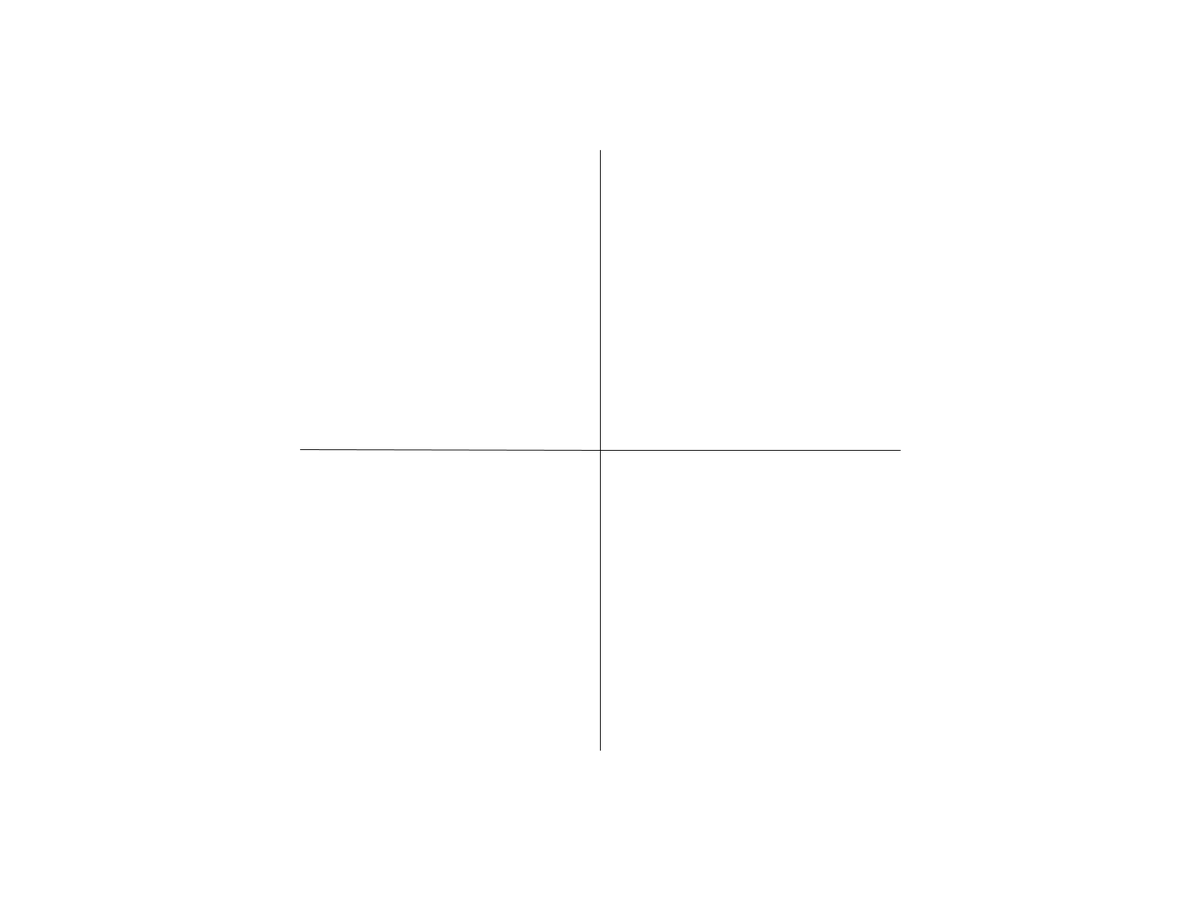
Frame 1 (no input)
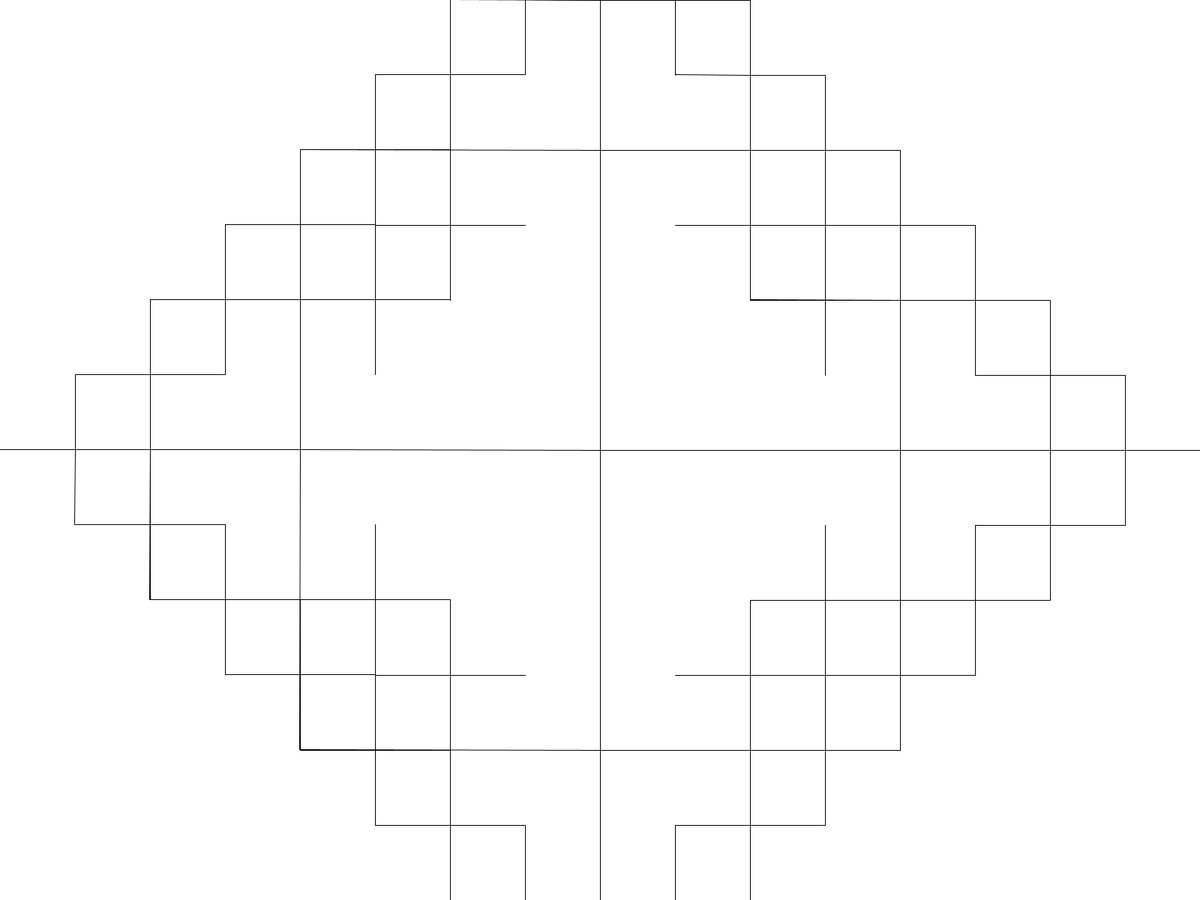
Frame 60 (the mouse pressed at the canvas centre just before this capture)
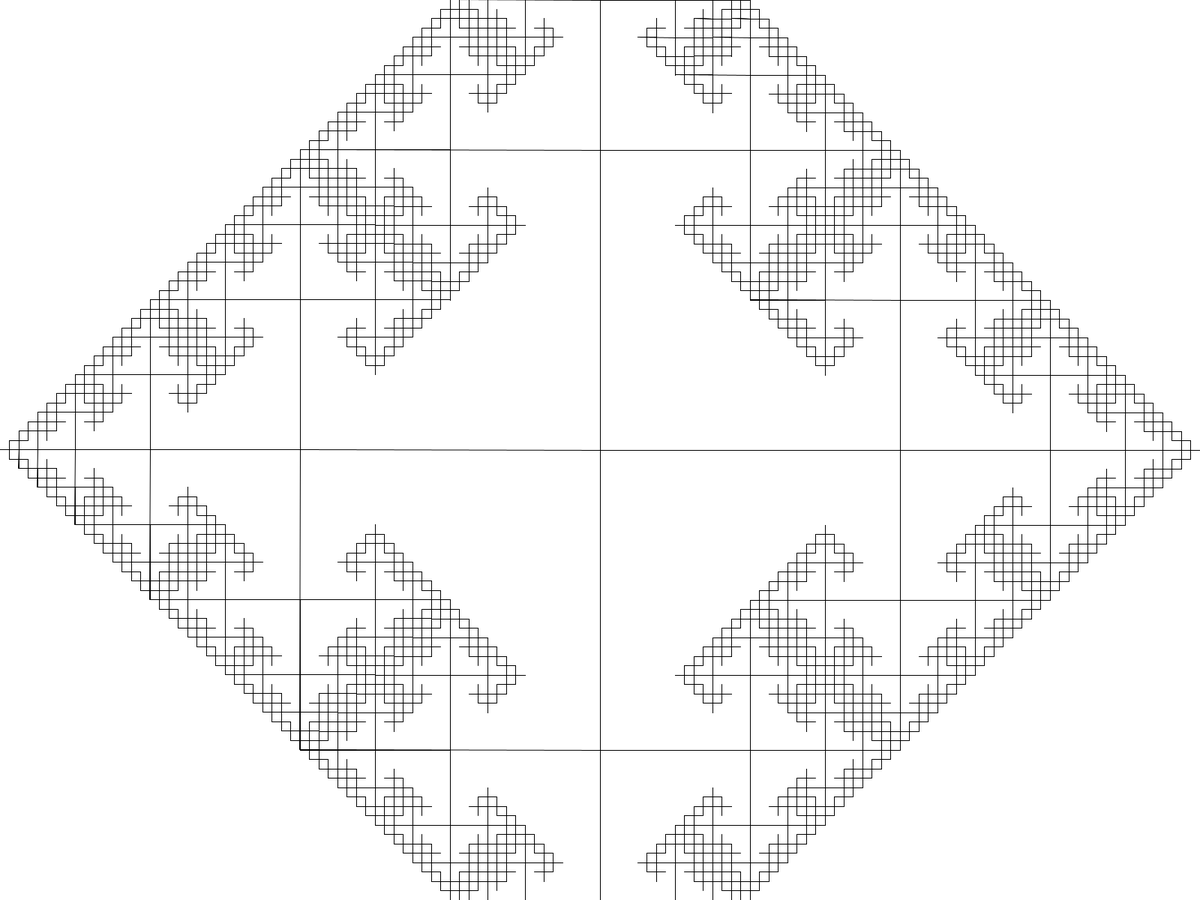
Frame 120 (the mouse held since frame 60 and released just before this capture)

The Processing sketch that drew these frames (run headless with seeded random() and noise(); from frame 60 on, the mouse is pressed at the canvas centre):

// Processing sketch: simple_fractal
// ── simple_fractal.pde
int SIZE = 500;
FractalApp app;
int i = 0;
int[] draws = {0, 20, 40, 60, 80, 100, 120, 140, 160};
ArrayList<Integer> ds;

void setup() {
  //size(SIZE, SIZE);
  background(255);
  fullScreen();
  //smooth();
  app = new FractalApp();
  //app.drawNextLayer();
  ds = new ArrayList<Integer>();
  for (int draw: draws) ds.add(draw);
}

void draw() {
  background(255);
  ++i;

  if (i % 300 == 0) {
    i = 0;
    app.reset();
  } else if (ds.contains(i)) {
    app.drawNextLayer();
  }
  delay(50);
  //translate(width>>1, height>>1);
  //scale(1 + i / 500);
  app.drawPoints();
  println(i);
}

void keyReleased() {
  if (key == 'a') {
    app.drawNextLayer();
  }
}

class Point {
  float x, y, size;
  Integer angle;
  
  Point(float x, float y, Integer angle, float size) {
    this.x = x;
    this.y = y;
    this.angle = angle;
    this.size = size;
  }
}

class FractalApp {
  int n = 4;
  float size = width / 4.0;
  ArrayList<Point> points = new ArrayList<Point>();
  ArrayList<Point> leaves = new ArrayList<Point>();

  FractalApp() {
    Point p = new Point(width/2, height/2, null, size);
    points.add(p);
    leaves.add(p);
  }
  
  void reset() {
    size = width / 4.0;
    points.clear();
    leaves.clear();
    Point p = new Point(width/2, height/2, null, size);
    points.add(p);
    leaves.add(p);
    
    drawNextLayer();
  }
  
  void drawNextLayer() {
    
    ArrayList<Point> pts = drawFractalLayer();
    leaves = pts;
    points.addAll(pts);
    size /= 2;
  }

  Point pointOnCircle(Point pos, float size, float angle) {
    return new Point(pos.x + size * cos(angle), pos.y + size * sin(angle), null, size);
  }

  ArrayList<Point> drawFractalLayer() {
    ArrayList<Point> newPoints = new ArrayList<Point>();
    
    for (Point p : leaves) {
      for (int i = 0; i < n; i++) {
        if (p.angle != null && i == (p.angle + 2) % n) {
          continue;
        }
        float angle = TWO_PI * i / n;
        Point end = pointOnCircle(p, size, angle);
        end.angle = i;
        line(p.x, p.y, end.x, end.y);
        newPoints.add(end);
      }
    }
    return newPoints;
  }
  
  void drawPoints() {
    for (Point p : points) {
      for (int i = 0; i < n; i++) {
        if (p.angle != null && i == (p.angle + 2) % n) {
          continue;
        }
        float angle = TWO_PI * i / n;
        Point end = pointOnCircle(p, p.size, angle);
        end.angle = i;
        line(p.x, p.y, end.x, end.y);
      }
    }
  }
}
